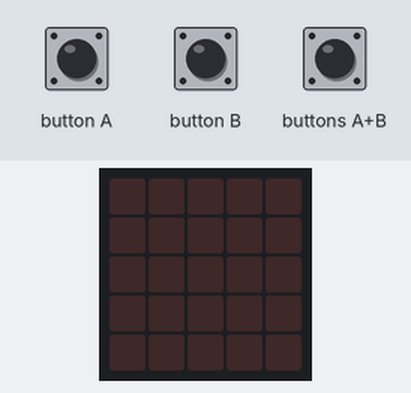
Bench run of a program on a simulated BBC micro:bit (MakeCode). Shown: the board's 5×5 LED display. The test bench sets the inputs (shaded band).

Above: at 1.2 s.
1.3 s: buttons A+B pressed for 0.15 s
At 2.4 s:
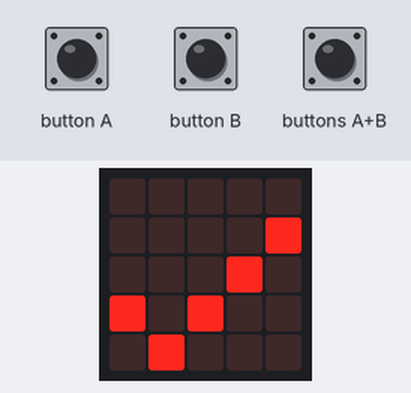
2.9 s: buttons A+B pressed for 1 s
At 4.8 s:
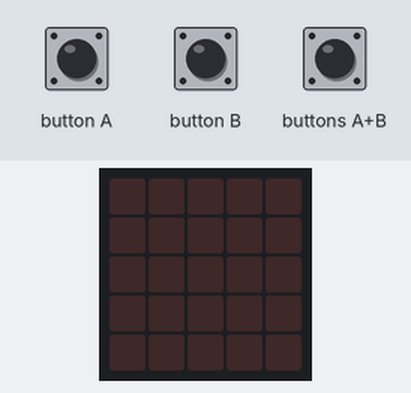
Timing chart, 0 to 6.3 s (numbered marks = the images above; inputs shaded):
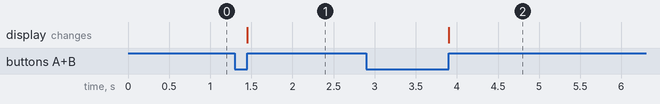

The program:

main.ts
```typescript
// Implement stop car logic
// You need to adjust this based on your specific motor control configuration
function stopCar () {

}
// Implement move forward logic
// You need to adjust this based on your specific motor control configuration
function moveForward () {

}
input.onButtonPressed(Button.A, function () {
    handleIrButton(IR_FORWARD)
})
function autoModeLogic () {
    basic.forever(function () {
        // Implement auto mode logic using sensors
        // You need to adjust this based on your specific sensor and motor control configuration
        basic.pause(100); // Adjust the pause time based on your car's speed and responsiveness
    });
}
input.onButtonPressed(Button.AB, function () {
    handleIrButton(IR_AB)
})
input.onButtonPressed(Button.B, function () {
    handleIrButton(IR_BACKWARD)
})
// Implement move backward logic
// You need to adjust this based on your specific motor control configuration
function moveBackward () {

}
function handleIrButton (button: number) {
    switch (button) {
        case IR_FORWARD:
            // Move forward
            if (!autoMode) {
                moveForward();
            }
            break;
        case IR_BACKWARD:
            // Move backward
            if (!autoMode) {
                moveBackward();
            }
            break;
        case IR_AB:
            // Toggle auto mode
            autoMode = !autoMode;
            if (autoMode) {
                basic.showIcon(IconNames.Yes);
                autoModeLogic();
            } else {
                basic.clearScreen();
                stopCar();
            }
            break;
    }
}
let IR_AB = 0
let IR_BACKWARD = 0
let IR_FORWARD = 0
irRemote.connectInfrared(DigitalPin.P1)
let autoMode = false
const MOTOR_LEFT_FORWARD = DigitalPin.P12;
const MOTOR_LEFT_BACKWARD = DigitalPin.P8;
const MOTOR_RIGHT_FORWARD = DigitalPin.P16;
const MOTOR_RIGHT_BACKWARD = DigitalPin.P0;
IR_FORWARD = 1
IR_BACKWARD = 2
let IR_LEFT = 3
let IR_RIGHT = 4
let IR_STOP = 5
IR_AB = 6
```

test.ts
```typescript
// sem patria testy; keď sa tento balík použije ako rozšírenie, nebudú sa kompilovať.
```

Measured:
- after the input at 1.3 s, the display: changes after 0.15 s (image 1)
- after the input at 2.9 s, the display: changes after 1.0 s (image 2)
